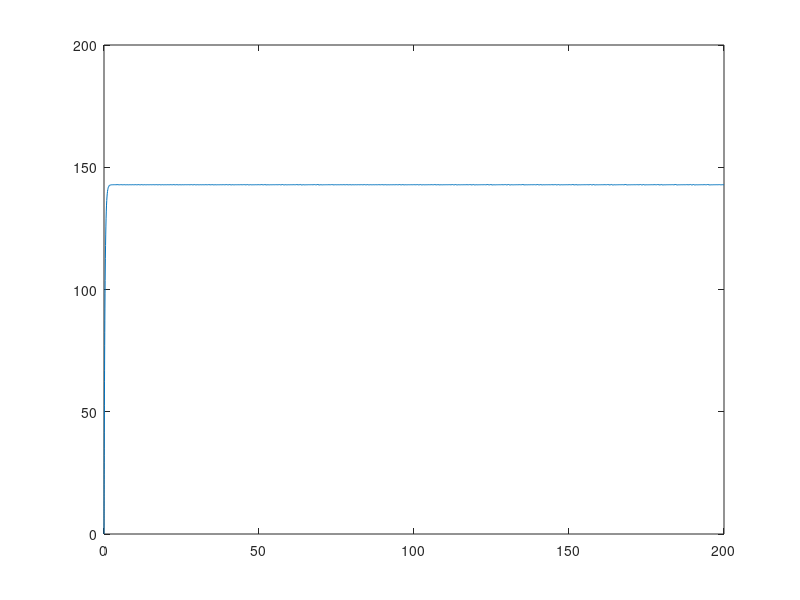

The MATLAB script that drew this image:
% define ODE and parameters
a_0 = 500; % molecules per hour
a_1 = 0.5; % molecules per hour, per existing molecule of A
b = 4; % 1/hrs
dPdt =@(P) (a_0 + a_1*P) - b*P;

[T, P] = ode45(@(t,x)dPdt(x), [0,200.0], 0);

plot(T,P);


